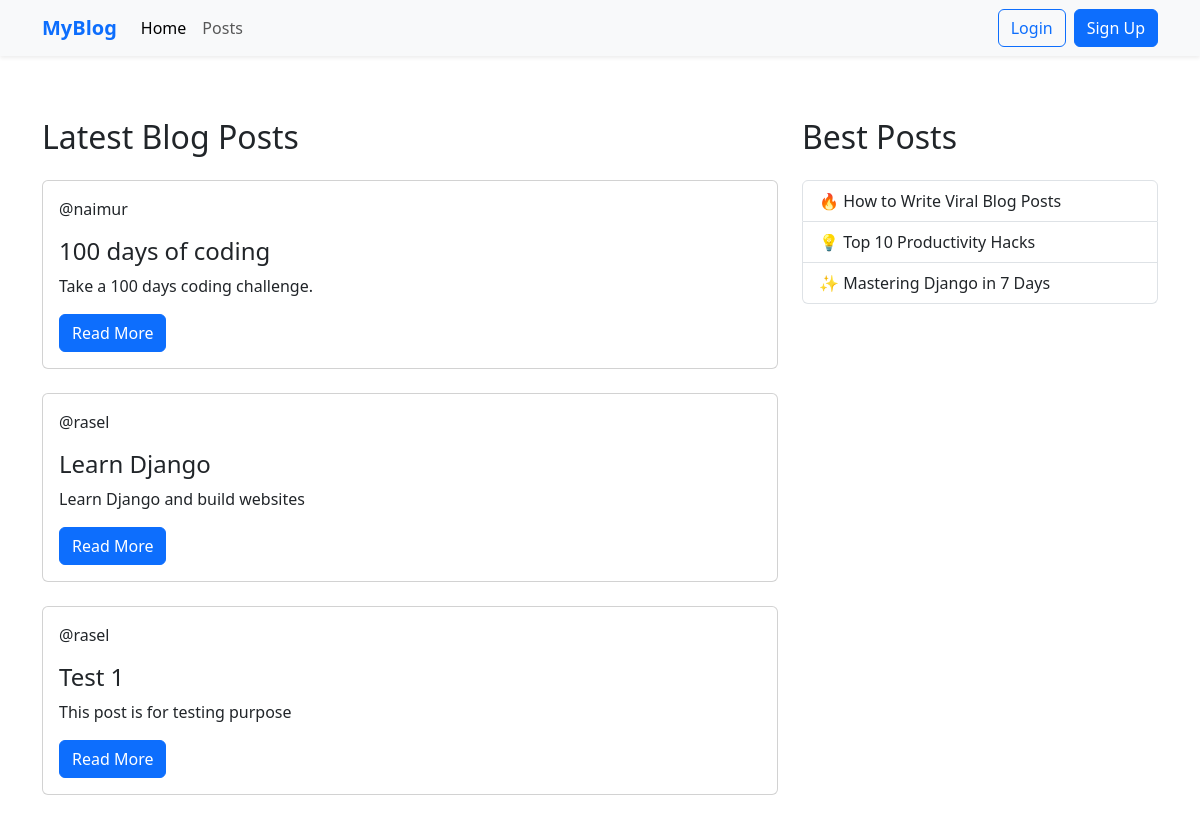
The page / on the database its author committed.
### base/models.py (models this page shows, shortened)
class Post(models.Model):
    title = models.CharField(max_length=200)
    content = models.TextField()
    data_posted = models.DateTimeField(auto_now_add=True)
    author = models.ForeignKey(User, on_delete=models.CASCADE)

### base/views.py (the view)
# urls.py: path("", views.home, name='home'),
def home(request):
    posts = Post.objects.all().order_by('-data_posted')
    context = {
        'posts': posts
    }
    return render(request, 'home.html',context)

### base/templates/home.html
{% extends "main.html" %}
{% block content %}
<main class="container my-5">
    <div class="row">
      <div class="col-lg-8">
        <h2 class="mb-4">Latest Blog Posts</h2>
        {% for post in posts %}
            <div class="card mb-4">
            <div class="card-body">
                {% if post.title %}
                <p>@{{post.author}}</p>
                <h4 class="card-title">{{post.title}}</h4>
                {% endif %}
                <p class="card-text">{{post.content}}</p>
                <a href="{% url 'blog_detail' post.id %}" class="btn btn-primary">Read More</a>
            </div>
            </div>
        {% endfor %}
      </div>
      <div class="col-lg-4">
        <h2 class="mb-4">Best Posts</h2>
        <div class="list-group">
          <a href="/post/5" class="list-group-item list-group-item-action">
            🔥 How to Write Viral Blog Posts
          </a>
          <a href="/post/8" class="list-group-item list-group-item-action">
            💡 Top 10 Productivity Hacks
          </a>
          <a href="/post/12" class="list-group-item list-group-item-action">
            ✨ Mastering Django in 7 Days
          </a>
        </div>
      </div>
    </div>
  </main>
{% endblock content %}

### rows shown on the page
Post: author "naimur", title "100 days of coding", content "Take a 100 days coding challenge."
Post: author "rasel", title "Learn Django", content "Learn Django and build websites"
Post: author "rasel", title "Test 1", content "This post is for testing purpose"
